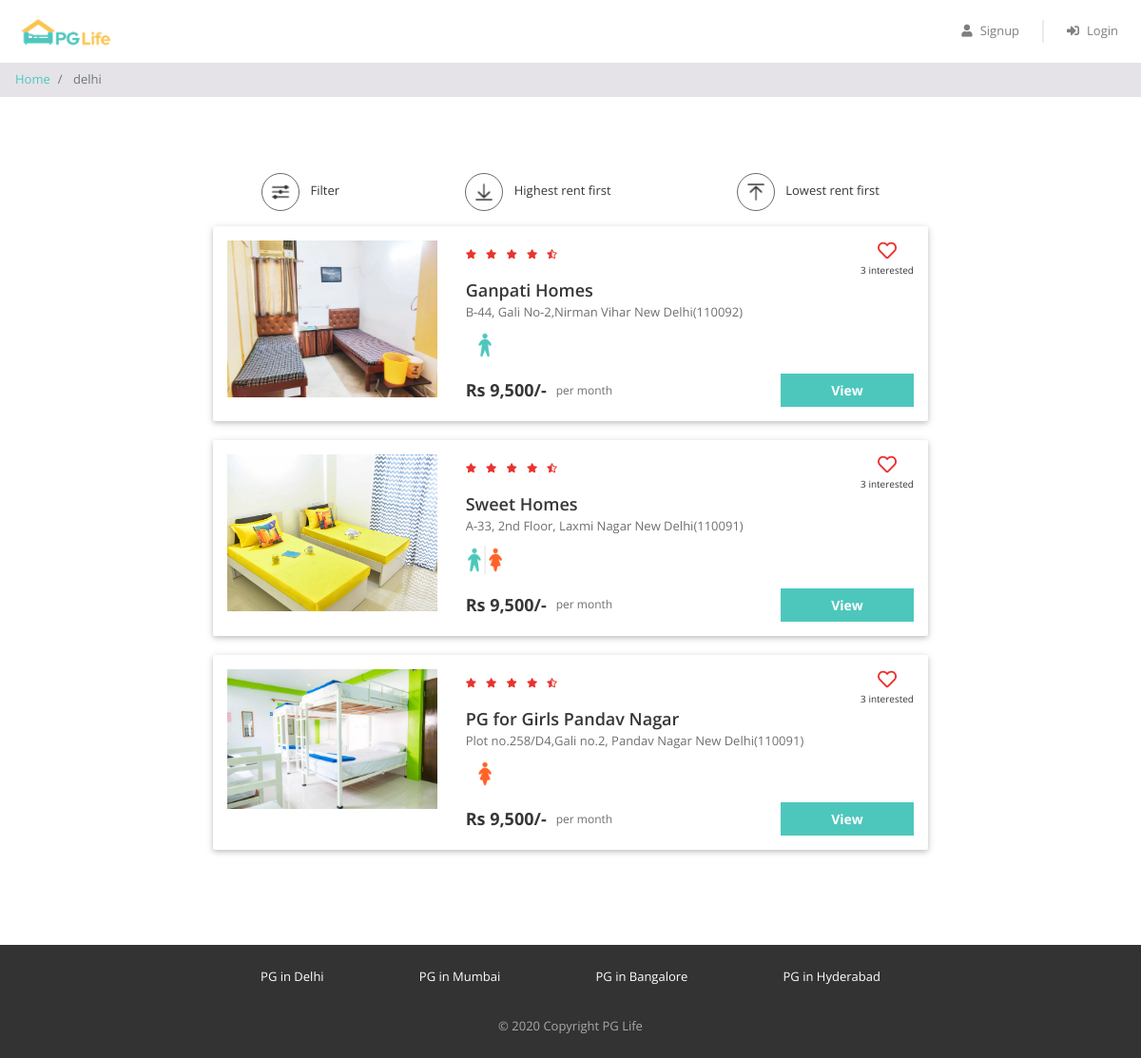
The app's page /property_list.php?city=Delhi with its own data.
### tables this page shows
CREATE TABLE `pgweb` (
  `id` int(11) NOT NULL,
  `pgname` varchar(100) NOT NULL,
  `address` varchar(100) NOT NULL,
  `city` varchar(100) NOT NULL,
  `image1` varchar(100) NOT NULL,
  `image2` varchar(100) NOT NULL,
  `image3` varchar(100) NOT NULL,
  `image4` varchar(100) NOT NULL,
  `image5` varchar(100) NOT NULL,
  `test_name` varchar(100) NOT NULL,
  `test_name2` varchar(100) NOT NULL
);

### property_list.php (the view, shortened to what this page needs)
<?php
    $db_hostname = "127.0.0.1";
    $db_username = "root";
    $db_password = "";
    $db_name = "pglife";
    $conn = mysqli_connect($db_hostname, $db_username, $db_password, $db_name);
if($_POST) {
    $id=$_POST['city'];
}
else{
    $id=$_GET['city'];
}
$sql = "SELECT * FROM pgweb where city='$id'";
$result = mysqli_query($conn, $sql);
$row = mysqli_fetch_assoc($result);
?>
<!DOCTYPE html>
<html lang="en">
<head>
    <link href="css/bootstrap.min.css" rel="stylesheet" />
    <link href="https://use.fontawesome.com/releases/v5.11.2/css/all.css" rel="stylesheet" />
    <link href="css/common.css" rel="stylesheet" />
    <link href="css/property_list.css" rel="stylesheet" />
</head>
<body>
<?php
    include "includes/header.php";
    ?>
    <nav aria-label="breadcrumb">
        <ol class="breadcrumb py-2">
            <li class="breadcrumb-item">
                <a href="index.html">Home</a>
            </li>
            <li class="breadcrumb-item active" aria-current="page">
            <?= $row['city'];?>
            </li>
        </ol>
    </nav>
    <div class="page-container">
        <div class="filter-bar row justify-content-around">
            <div class="col-auto" data-toggle="modal" data-target="#filter-modal">
                <img src="img/filter.png" alt="filter" />
                <span>Filter</span>
            </div>
            <div class="col-auto">
                <img src="img/desc.png" alt="sort-desc" />
                <span>Highest rent first</span>
            </div>
            <div class="col-auto">
                <img src="img/asc.png" alt="sort-asc" />
                <span>Lowest rent first</span>
            </div>
        </div>
        <?php
                $row_count = mysqli_num_rows($result);
                if ($row_count > 0) {
                    foreach($result as $data){ ?>
        <div class="property-card row">
            <div class="image-container col-md-4">
                <img src="img/<?= $data['image1'] ?>" />
            </div>
            <div class="content-container col-md-8">
                <div class="row no-gutters justify-content-between">
                    <div class="star-container" title="4.5">
                        <i class="fas fa-star"></i>
                        <i class="fas fa-star"></i>
                        <i class="fas fa-star"></i>
                        <i class="fas fa-star"></i>
                        <i class="fas fa-star-half-alt"></i>
                    </div>
                    <div class="interested-container">
                        <i class="far fa-heart"></i>
                        <div class="interested-text">3 interested</div>
                    </div>
                </div>
                <div class="detail-container">
                    <div class="property-name"><?= $data['pgname'];?></div>
                    <div class="property-address"> <?= $data['address'];?> </div>
                    <div class="property-gender">
                        <img src="img/<?= $data['image5'] ?>"/>
                    </div>
                </div>
                <div class="row no-gutters">
                    <div class="rent-container col-6">
                        <div class="rent">Rs 9,500/-</div>
                        <div class="rent-unit">per month</div>
                    </div>
                    <div class="button-container col-6">
                        <a  href="property_detail.php?t=<?= $data['id'] ?>" class="btn btn-primary">View</a>
                    </div>
                </div>
            </div>
        </div>
        <?php } }
    else{
  $response = array("something went wrong");
  echo json_encode($response);
  return;
}
?>
    </div>
    <?php
    include "includes/footer.php";
    ?>
</body>
</html>

### includes/header.php (shortened to what this page needs)
<div class="header sticky-top">
    <nav class="navbar navbar-expand-md navbar-light">
        <a class="navbar-brand" href="index.php">
            <img src="img/logo.png" />
        </a>
        <div class="collapse navbar-collapse justify-content-end" id="my-navbar">
            <ul class="navbar-nav">
                <?php
                if (!isset($_SESSION["user_id"])) {
                ?>
                    <li class="nav-item">
                        <a class="nav-link" href="#" data-toggle="modal" data-target="#signup-modal">
                            <i class="fas fa-user"></i>Signup
                        </a>
                    </li>
                    <div class="nav-vl"></div>
                    <li class="nav-item">
                        <a class="nav-link" href="#" data-toggle="modal" data-target="#login-modal">
                            <i class="fas fa-sign-in-alt"></i>Login
                        </a>
                    </li>
                <?php
                }
                ?>
            </ul>
        </div>
    </nav>
</div>

### includes/footer.php (shortened to what this page needs)
<div class="footer">
    <div class="page-container footer-container">
        <div class="footer-cities">
            <div class="footer-city">
                <a href="property_list.php?city=Delhi">PG in Delhi</a>
            </div>
            <div class="footer-city">
                <a href="property_list.php?city=Mumbai">PG in Mumbai</a>
            </div>
            <div class="footer-city">
                <a href="property_list.php?city=Bangluru">PG in Bangalore</a>
            </div>
            <div class="footer-city">
                <a href="property_list.php?city=Hyderabad">PG in Hyderabad</a>
            </div>
        </div>
        <div class="footer-copyright">© 2020 Copyright PG Life </div>
    </div>
</div>

### css/common.css (style rules this page uses)
* { box-sizing: border-box; font-family: 'Open Sans', sans-serif; }
body { color: #373737; font-size: 16px; position: relative; }
.btn-primary, .btn-warning, .btn-danger { color: white; font-weight: bold; }
.breadcrumb { background-color: #e5e3e8; font-size: 13px; border-radius: 0px; margin-bottom: 0px; }
.page-container { max-width: 800px; padding: 80px 24px; margin: auto; }
.header { background-color: white; font-size: 13px; }
.header .navbar .navbar-brand img { height: 40px; }
.header .navbar .nav-item i { margin-right: 8px; }
.header .nav-vl { border-left: 2px solid #d6d6d678; height: 24px; margin: auto 16px; display: block; }
.footer { background-color: #333333; font-size: 13px; }
.footer-container { padding: 24px; }
.footer-cities { display: flex; flex-wrap: wrap; justify-content: space-around; }
.footer-city { margin-bottom: 8px; text-align: center; }
.footer-city a { color: #ffffff; }
.footer-copyright { color: #a9a9a9; text-align: center; padding-top: 24px; }

### css/property_list.css (style rules this page uses)
.filter-bar > div { cursor: pointer; font-size: 13px; text-align: center; margin-bottom: 16px; }
.filter-bar img { width: 40px; height: 40px; border-radius: 40px; border: 1px solid #646870; padding: 6px; margin-right: 8px; }
.property-card { background-color: #ffffff; border-radius: 2px; padding: 15px 0px; margin: 0px auto 20px; box-shadow: 0 2px 5px 0 rgba(0, 0, 0, 0.16), 0 2px 10px 0 rgba(0, 0, 0, 0.12); }
.image-container { text-align: center; }
.image-container img { width: 100%; max-width: 300px; }
.star-container i { color: #EA322E; font-size: 10px; margin-right: 6px; }
.interested-container { text-align: center; }
.interested-container i { color: #EA322E; font-size: 20px; cursor: pointer; }
.interested-text { font-size: 10px; }
.detail-container { padding-bottom: 10px; }
.property-name { font-size: 18px; font-weight: 600; }
.property-address { color: #6f6f6f; font-size: 13px; padding-bottom: 5px; }
.property-gender img { width: 40px; }
.rent-container { display: flex; align-items: center; }
.rent { font-size: 18px; font-weight: bold; padding-right: 10px; }
.rent-unit { color: #6f6f6f; font-size: 12px; }
.button-container .btn { font-size: 14px; border-radius: 0px; width: 140px; float: right; }

### records on screen
pgweb: city "delhi", image1 (picture), pgname "Ganpati Homes", address "B-44, Gali No-2,Nirman Vihar New Delhi(110092)", image5 (picture)
pgweb: image1 (picture), pgname "Sweet Homes", address "A-33, 2nd Floor, Laxmi Nagar New Delhi(110091)", image5 (picture)
pgweb: image1 (picture), pgname "PG for Girls Pandav Nagar", address "Plot no.258/D4,Gali no.2, Pandav Nagar New Delhi(110091)", image5 (picture)
